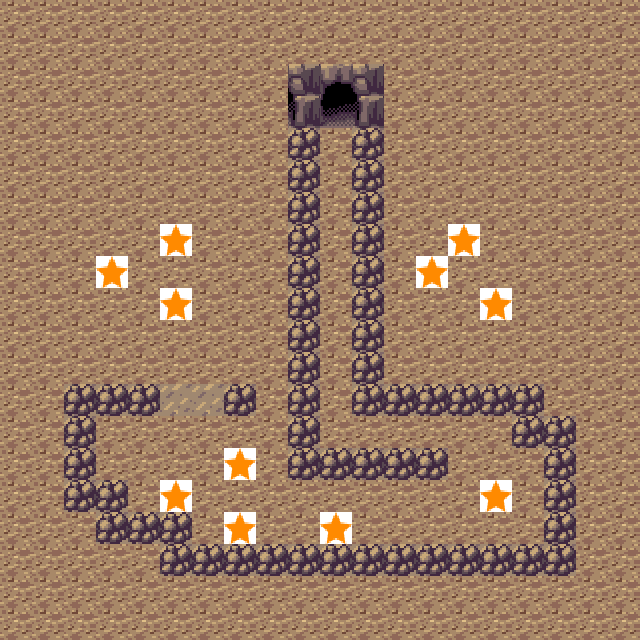

The image is a tile-based game level rendered from a .tmx file. Its description and source (layers, tilesets, objects; grid data summarised) follow:
An orthogonal 20x20 tile map with 32x32 px tiles, 3 tile layers (ground, barriers, stars), 4 tilesets and 2 objects (endPoint, startPoint).

<map version="1.0" tiledversion="1.1.5" orientation="orthogonal" renderorder="right-down" width="20" height="20" tilewidth="32" tileheight="32" infinite="0" nextobjectid="4">
 <tileset firstgid="1" name="barriers" tilewidth="32" tileheight="32" tilecount="36" columns="6">
  <image source="barriers.png" width="192" height="192" />
 </tileset>
 <tileset firstgid="37" name="ground" tilewidth="32" tileheight="32" tilecount="1" columns="1">
  <image source="ground.png" width="32" height="32" />
 </tileset>
 <tileset firstgid="38" name="player" tilewidth="32" tileheight="32" tilecount="1" columns="1">
  <image source="player.png" width="32" height="32" />
 </tileset>
 <tileset firstgid="39" name="star" tilewidth="32" tileheight="32" tilecount="1" columns="1">
  <image source="star.png" width="32" height="32" />
 </tileset>
 <layer name="ground" width="20" height="20">
  <data>[400 cells, 400 non-empty, 1 distinct tile ids]</data>
 </layer>
 <layer name="barriers" width="20" height="20">
  <data>[400 cells, 66 non-empty, 6 distinct tile ids]</data>
 </layer>
 <layer name="stars" width="20" height="20">
  <properties>
   <property name="isStar" type="bool" value="true" />
  </properties>
  <data>[400 cells, 11 non-empty, 1 distinct tile ids]</data>
 </layer>
 <objectgroup name="players">
  <object id="2" name="endPoint" gid="38" x="321" y="171" width="32" height="32" />
  <object id="3" name="startPoint" gid="38" x="132" y="121" width="32" height="32" />
 </objectgroup>
</map>
